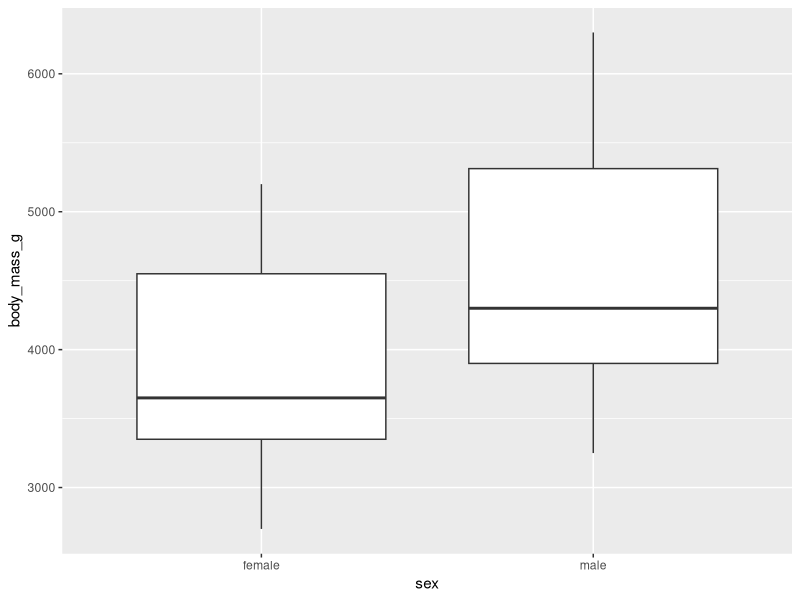
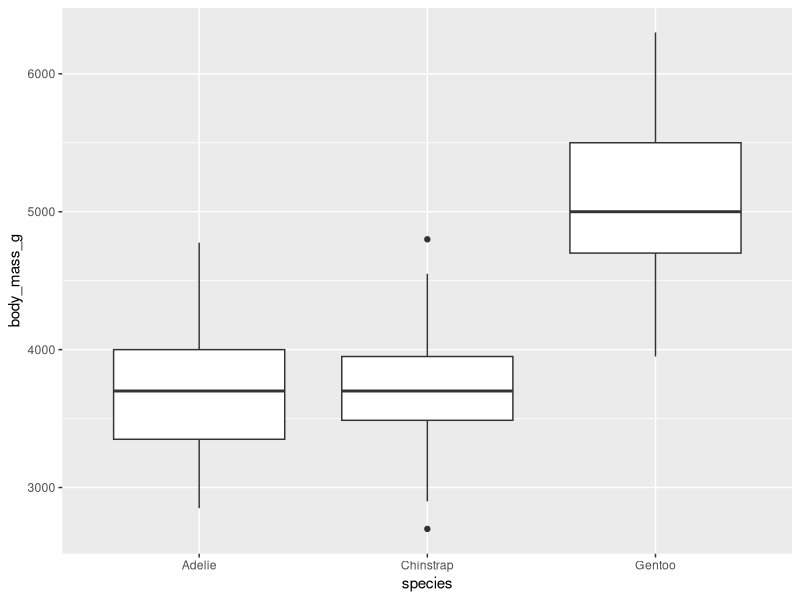
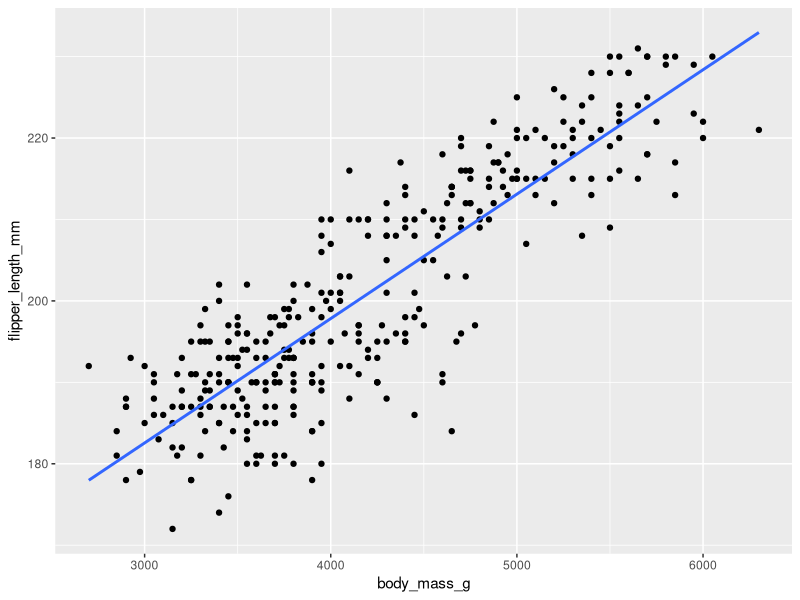

Write R code to recreate these figures, in order.
#load the tidyverse package
library(tidyverse)

#install.packages(c("palmerpenguins", "multcomp"))

#load the palmerpenguins and multcomp packages
library(palmerpenguins)
library(multcomp)

#load the penguins dataset
penguins <- palmerpenguins::penguins
# :: is a way to tell R exactly what package you want it to look in for something

#Look at the structure of penguins
str(penguins)

#Summary statistics

#look at the mean value of penguin body mass
# $ makes a column of a dataframe into a vector
mean(penguins$body_mass_g)

#tell mean function how to deal with missing data
mean(penguins$body_mass_g, na.rm = TRUE)

#Let's look at the means across groups, here thinking about sex differences
# %>% = "and then"
penguins %>%
  #group the penguins dataset by sex
  group_by(sex) %>%
  #look at the mean body mass by sex
  summarize(mean = mean(body_mass_g, na.rm = TRUE))

#t-test to compare weight between female and male penguins
#Hypothesis: Does sex have an influence on weight?
#Null hypothesis: Sex does not have an influence on weight
#Alternative hypothesis: Sex does have an influence on weight

#t-tests are for TWO groups
#~ is an operator letting R know this is a "formula" (relationship between two things)
t.test(penguins$body_mass_g ~ penguins$sex)

#Let's look at the means across groups, here thinking about sex differences
# %>% = "and then"
penguins %>%
  #group the penguins dataset by sex
  group_by(sex) %>%
  #look at the mean body mass by sex
  #and then the sample size by sex
  summarize(mean = mean(body_mass_g, na.rm = TRUE),
            N = n())

#Let's plot the body masses by sex in the penguins dataset
penguins2 <- penguins %>%
  #filter() out the missing data from the sex column
  filter(!is.na(sex)) 

#plot with the ggplot() function
ggplot(data = penguins2,
       mapping = aes(x = sex,
                     y = body_mass_g)) +
  geom_boxplot()

#One-way ANOVA
#comparing means across a set of groups
# Hypothesis: Penguins of different species have different sizes
# Null hypothesis: That species are not different sizes
# Alternative hypothesis: Species are different sizes

#oneway.test() function for a one-way ANOVA
oneway.test(body_mass_g ~ species,
            data = penguins)


#another way to run a one-way ANOVA

penguins_anova <- aov(body_mass_g ~ species,
                      data = penguins)

#look at the results of that ANOVA
summary(penguins_anova)

#Post hoc analyses to figure out which species of 
#penguins are different sizes

post_test <- glht(penguins_anova,
                  linfct = mcp(species = "Tukey"))

#look at the summary of the post hoc test
summary(post_test)

#plot the three species
ggplot(data = penguins,
       mapping = aes(x = species,
                     y = body_mass_g)) +
  geom_boxplot()

#hypothesis: is there a relationship between flipper length
#and body mass of penguins
#null hypothesis: there is no relationship between flipper 
#length and body mass
#alterantive hypthesis: there is a relationship between flipper
# length and body mass

regression_mod <- lm(flipper_length_mm ~ body_mass_g,
                     data = penguins)

#look at the summary of the linear regression
summary(regression_mod)

#let's plot this linear regression
ggplot(data = penguins,
       mapping = aes(x = body_mass_g,
                     y = flipper_length_mm)) +
  geom_point() +
  geom_smooth(method = "lm",
              se = FALSE)
